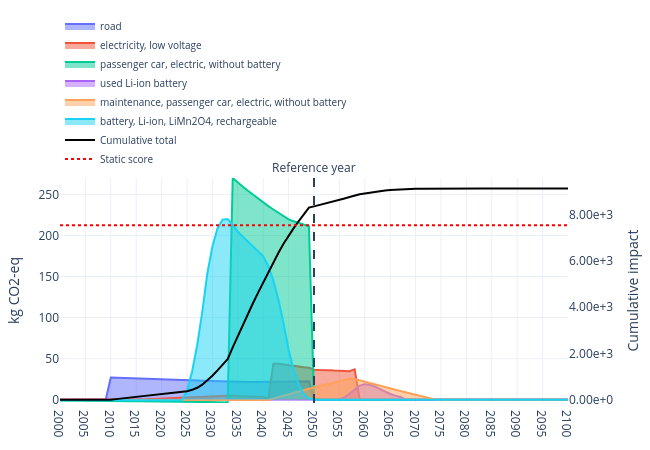

Notebook cell for this chart:
### Code cell
gwp_figs = plot_temporal_scores(
    trails=trails_gwp,
    stacked=False,
    legend_top_n=7,
    show_flow_contributions=False,
    title="BEV temporal GWP100",
    method_label="kg CO2-eq",
    cumulative=False,
    width=650,
    height=450,
    year_tick=5,
    year_range=(2000, 2100),
    reference_year=REF_YEAR,
    show_cumulative_axis=True,
    static_score=static_gwp_score,
    static_score_dash="dot",
    static_score_color="red",
)
gwp_figs[1]
